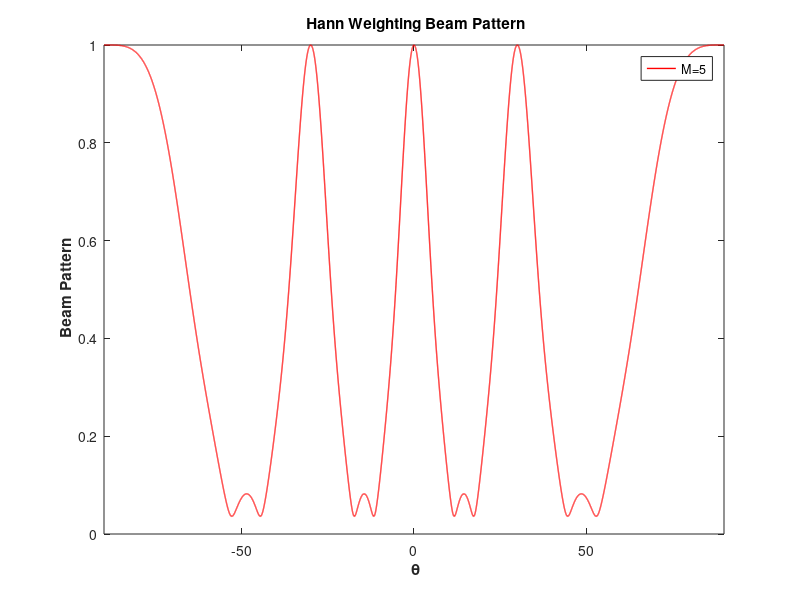
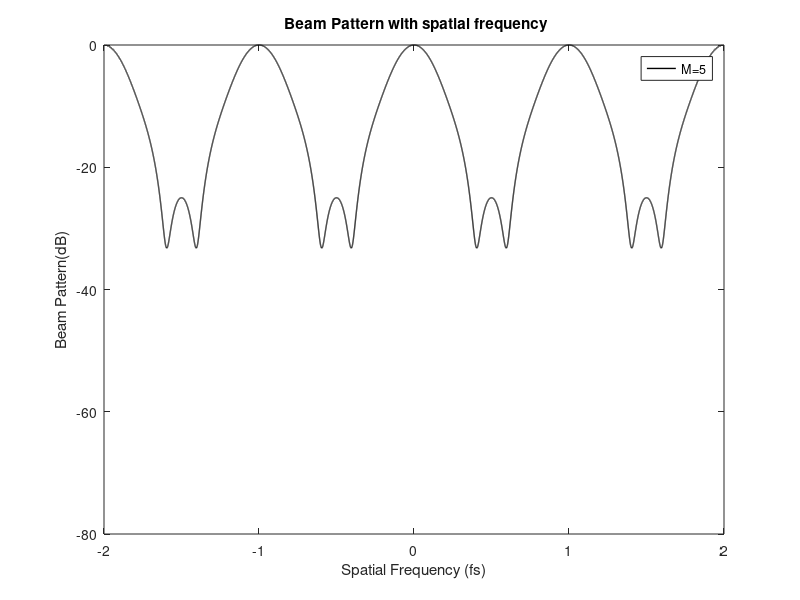

Source code (MATLAB) for these figures, in order:
%Program in which all the parameters are inserted manually.

M = input('Enter the number of sensors: ');
option = menu('Select the spacing between the sensors', '2*wavelength', ...
    'wavelength', 'wavelength/2', 'wavelength/4', 'wavelength/8');
lambda = 1; % we are interested only in the ration of d and lambda

if option == 1
   d = 2*lambda; 
end

if option == 2
   d = lambda; 
end

if option == 3
   d = lambda/2; 
end

if option == 4
   d = lambda/4; 
end

if option == 5
   d = lambda/8; 
end

angle = -90:0.01:90; % Azimuth angle in degrees.
angle_polar = 0:0.01:2*pi; % Azimuth angle in radians.
fs  = (d/lambda).*sind(angle); % spatial frequency

sum = 0;
for m = ((-M-1)/2):1:((M-1)/2)
    sum = sum + ((cos((pi*m)./M)).^2);
end
C2 = 1/sum;

n=1;
for theta = -90:0.01:90
    
    sum = 0;
    for m = ((-M-1)/2):1:((M-1)/2)
    sum = sum + ((cos((pi*m)./M)).^2).*exp(2*pi*m*(d./lambda)*sind(theta)*1i);
    end
    B(n) = sum.*C2;
    n=n+1;

end
figure(1);
plot(angle,abs(B),'-r','LineWidth',1);
title('\bf Hann Weighting Beam Pattern');
xlabel('\bf \theta');
ylabel('\bf Beam Pattern');
xlim([-90 90]);
ylim([0 1]);
legend(sprintf('M=%d',M));
% legend('M');
figure(2);
D = 10*log(abs(B));
plot(fs,D,'-k','LineWidth',1);
title('\bf Beam Pattern with spatial frequency');
xlabel('Spatial Frequency (fs)');
ylabel('Beam Pattern(dB)');

%% changing limit for spatial frequency.
if option == 1
    xlim([-2 2]);
end
if option == 2 
    xlim([-1 1]);
end
if option == 3
    xlim([-0.5 0.5]);
end
if option == 4
    xlim([-0.25 0.25]);
end
if option == 5
    xlim([-0.25 0.25]);
end
%%
ylim([-80 0]);
legend(sprintf('M=%d',M));